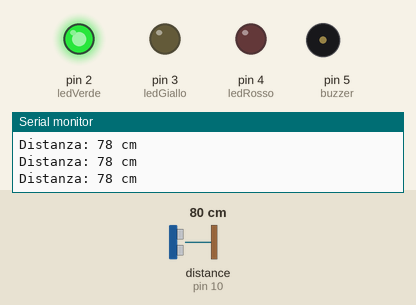
This sketch was run on a simulated Arduino Uno, built with avr-gcc and run on an emulated ATmega328P. Parts: output pins drawn as LEDs (lit = HIGH), buzzer (waves = sounding), the last lines printed to the serial monitor. Wiring (inferred from the names in the program): ultrasonic range finder: trigger pin 9; echo pin 10. The test bench sets the inputs (shaded band); at power-on: distance to the obstacle (sensor on pin 10) 80 cm. The echo pulse lasts 58.3 µs per cm; pins used as bus, display or sensor lines are not drawn.

Above: at 1.2 s.
1.3 s: distance to the obstacle (sensor on pin 10) set to 35 cm
4.3 s: distance to the obstacle (sensor on pin 10) set to 29 cm
At 5.4 s:
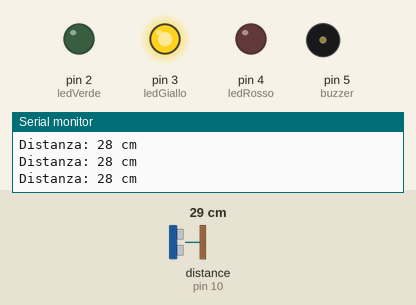
5.8 s: distance to the obstacle (sensor on pin 10) set to 13 cm
8.8 s: distance to the obstacle (sensor on pin 10) set to 10 cm
At 9.5 s:
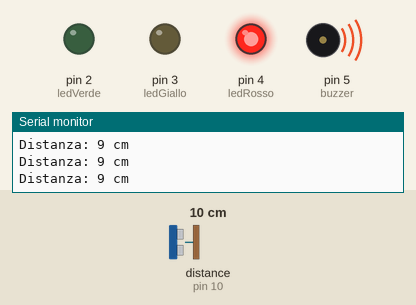
10.3 s: distance to the obstacle (sensor on pin 10) set to 18 cm
At 10.8 s:
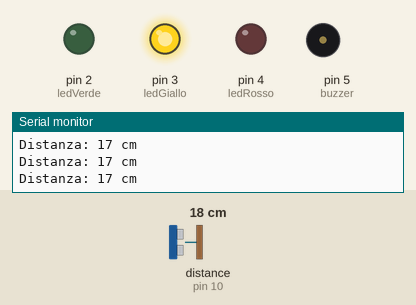
11.8 s: distance to the obstacle (sensor on pin 10) set to 2 cm
At 13.0 s:
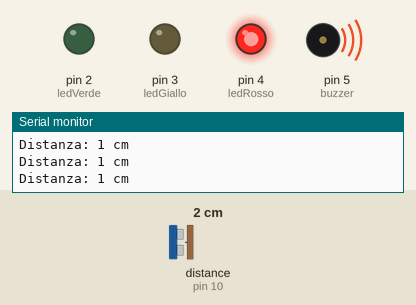
Timing chart, 0 to 14.3 s (numbered marks = the images above; inputs shaded):
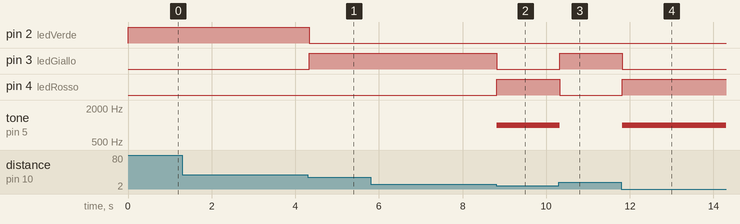

Measured:
- the behaviour switches between 32 and 31 cm on distance to the obstacle (sensor on pin 10) (found by bisection; images 0 and 1)
- the behaviour switches between 12 and 11 cm on distance to the obstacle (sensor on pin 10) (found by bisection; images 1 and 2)
- after the input at 4.3 s, pin 2 (ledVerde): HIGH → LOW at once; pin 3 (ledGiallo): LOW → HIGH at once
- after the input at 8.8 s, pin 3 (ledGiallo): HIGH → LOW at once; pin 4 (ledRosso): LOW → HIGH at once; tone on pin 5 (buzzer): silent → 1000 Hz at once
- after the input at 10.3 s, pin 3 (ledGiallo): LOW → HIGH at once; pin 4 (ledRosso): HIGH → LOW at once; tone on pin 5 (buzzer): 1000 Hz → silent at once
- after the input at 11.8 s, pin 3 (ledGiallo): HIGH → LOW at once; pin 4 (ledRosso): LOW → HIGH at once; tone on pin 5 (buzzer): silent → 1000 Hz at once

The sketch:

sorgente.ino
```cpp
// --- DEFINIZIONE PIN ---
const int trigPin = 9;
const int echoPin = 10;
const int ledVerde = 2;
const int ledGiallo = 3;
const int ledRosso = 4;
const int buzzer = 5;

// Variabili per il calcolo
unsigned long durata;
int distanza;

void setup() {
  pinMode(trigPin, OUTPUT);
  pinMode(echoPin, INPUT);
  pinMode(ledVerde, OUTPUT);
  pinMode(ledGiallo, OUTPUT);
  pinMode(ledRosso, OUTPUT);
  pinMode(buzzer, OUTPUT);

  Serial.begin(9600); // Terminale di debug
}

void loop() {
  // 1. Pulizia del pin Trigger
  digitalWrite(trigPin, LOW);
  delayMicroseconds(2);

  // 2. Spara l'impulso sonoro
  digitalWrite(trigPin, HIGH);
  delayMicroseconds(10);
  digitalWrite(trigPin, LOW);

  // 3. Leggi l'eco con TIMEOUT ANTI-LAG (max 15000 microsecondi)
  durata = pulseIn(echoPin, HIGH, 15000);

  // 4. Calcolo distanza e gestione del timeout
  if (durata == 0) {
    // Se durata è 0, significa che l'eco non è tornato in tempo (nessun ostacolo vicino)
    distanza = 100; // Impostiamo una distanza di sicurezza "fittizia"
  } else {
    // Calcolo reale della distanza in cm
    distanza = durata * 0.034 / 2;
  }

  Serial.print("Distanza: ");
  Serial.print(distanza);
  Serial.println(" cm");

  // 5. LOGICA DI ALLARME (Reattività istantanea)

  // Oltre i 30cm -> TUTTO SICURO
  if (distanza > 30) {
    spegniTutto();
    digitalWrite(ledVerde, HIGH);
    noTone(buzzer);
  }
  // Tra i 10cm e i 30cm -> ZONA DI AVVERTIMENTO
  else if (distanza <= 30 && distanza > 10) {
    spegniTutto();
    digitalWrite(ledGiallo, HIGH);
    noTone(buzzer);
  }
  // A 10cm o meno -> PERICOLO CRITICO (Allarme!)
  else if (distanza <= 10) {
    spegniTutto();
    digitalWrite(ledRosso, HIGH);
    tone(buzzer, 1000); // Suona l'allarme
  }

  // Pausa minima per non sovraccaricare la CPU (Sistema fluido)
  delay(30);
}

// Funzione di utilità per pulire i LED
void spegniTutto() {
  digitalWrite(ledVerde, LOW);
  digitalWrite(ledGiallo, LOW);
  digitalWrite(ledRosso, LOW);
}
```
